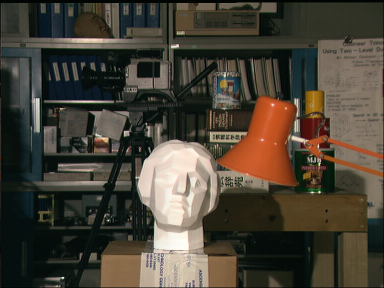
//> input picture images/stereo_vision/tsucuba_left.png, 384 x 288 px
$ ./epipolar_geometry ../images/stereo_vision/tsucuba_left.png ../images/stereo_vision/tsucuba_right.png   (built with g++ and OpenCV 4)
//> lines starting //> are read from the running program, lines starting //| are printed output that depends on the picture; after the words box and inside, x2 and y2 are one past the last pixel; in counts of white or black regions, pixels touching at a corner belong together
#include <opencv4/opencv2/opencv.hpp>
#include <opencv4/opencv2/features2d.hpp>
#include <iostream>
#include <algorithm>


// [59 lines of commented-out code are left out]

double max_dist;
double min_dist;


template <typename Type>
Type calcMedian(std::vector<Type> scores)
{
    Type median;
    size_t size = scores.size();

    std::sort(scores.begin(), scores.end());

    min_dist=scores.at(0);
    max_dist=scores.at(scores.size()-1);

    if (size  % 2 == 0)
    {
        median = (scores[size / 2 - 1] + scores[size / 2]) / 2;
    }
    else
    {
        median = scores[size / 2];
    }

    return median;
}

/*
How to run:
    ./epipolar_geometry ../images/stereo_vision/tsucuba_left.png ../images/stereo_vision/tsucuba_right.png

*/

int main(int argc, char ** argv)
{

    if(argc==1)
    {
        argv[1] =strdup("../images/stereo_vision/tsucuba_left.png");
        argv[2]=strdup("../images/stereo_vision/tsucuba_right.png");
    }

    const int MAX_FEATURES = 500;
    cv::Mat left_image= cv::imread(argv[1]);
//> left_image is the input picture: 288 rows x 384 cols, CV_8UC3; mean B, G, R 54.7, 66.6, 73.2
    cv::Mat right_image= cv::imread(argv[2]);
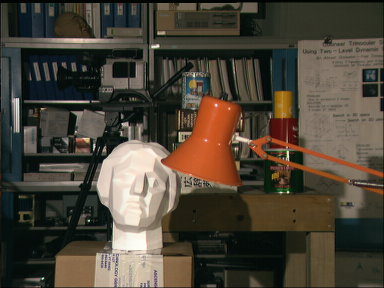
//> input picture images/stereo_vision/tsucuba_right.png, 384 x 288 px
//> right_image is the input picture: 288 rows x 384 cols, CV_8UC3; mean B, G, R 55.6, 68.2, 75.9
    std::vector<cv::KeyPoint> left_image_sift_keypoints, right_image_sift_keypoints, left_image_good_sift_keypoints, right_image_good_sift_keypoints;

    cv::KeyPoint left_image_good_keypoint, right_image_good_keypoint;


    cv::Ptr<cv::Feature2D> ORB_detector=cv::ORB::create(MAX_FEATURES) ;
    //cv::SiftFeatureDetector sift_detector;
    ORB_detector->detect(left_image,left_image_sift_keypoints );
//> left_image_sift_keypoints = 493 keypoints; strongest (x, y, size): (125, 132, 31), (177, 46, 31), (36, 99, 31), (38, 99, 31)
    ORB_detector->detect(right_image,right_image_sift_keypoints);
//> right_image_sift_keypoints = 497 keypoints; strongest (x, y, size): (157, 46, 31), (179, 133, 31), (181, 132, 37.2), (88, 140, 37.2)


    cv::Mat right_image_sift_descriptor, left_image_sift_descriptor;


    ORB_detector->compute(left_image,left_image_sift_keypoints,left_image_sift_descriptor);
    ORB_detector->compute(right_image,right_image_sift_keypoints,right_image_sift_descriptor);


    std::vector<cv::DMatch> matches;

//     cv::FlannBasedMatcher flann_based_matcher;
//     flann_based_matcher.match(left_image_sift_descriptor,left_image_sift_descriptor,matches);


    cv::BFMatcher matcher(cv::NORM_L1, true);
/* from the file SURF_Homography.cpp
    matcher matchs from first param (descriptors_object) to second param (descriptors_scene)
    matcher.match( descriptors_object, descriptors_scene, matches );

    so here we match from left_image_sift_descriptor to the right_image_sift_descriptor
*/
    matcher.match( left_image_sift_descriptor, right_image_sift_descriptor, matches );
//> matches = 189 matches


    std::vector<double> distances;


     for( std::size_t i = 0; i < matches.size(); i++ )
        distances.push_back(matches[i].distance);
//> after the loop, distances = 189 values, max 1725 at index 149, min 237 at index 52, mean 1025.3


    double median_distance=calcMedian<double>(distances);
//> in calcMedian, `size_t size = scores.size();`: size = 189
//> in calcMedian, `std::sort(scores.begin(), scores.end());`: scores = 189 values from 237 to 1725
//> in calcMedian, `min_dist=scores.at(0);`: min_dist = 237
//> in calcMedian, `max_dist=scores.at(scores.size()-1);`: max_dist = 1725
//> in calcMedian, `median = scores[size / 2];`: median = 1101
//> median_distance = 1101

    std::cout<<"-- number of matches : "<< matches.size() <<std::endl;
//| -- number of matches : 189

    std::cout<<"-- Max dist : "<< max_dist <<std::endl;
//| -- Max dist : 1725
    std::cout<<"-- Min dist : "<< min_dist <<std::endl;
//| -- Min dist : 237
    std::cout<<"-- median_distance : "<< median_distance <<std::endl;
//| -- median_distance : 1101


/*    */
    double k=4;

    std::vector <cv::DMatch> good_matches;
    for(std::size_t i=0;i<matches.size();i++)
    {
        if(matches.at(i).distance< median_distance/k )
        {
            good_matches.push_back(matches.at(i));
	    /*
		obj.push_back( keypoints_object[ good_matches[i].queryIdx ].pt );
		scene.push_back( keypoints_scene[ good_matches[i].trainIdx ].pt );
		query is from left image
		train is from right
		becaus we did populate match like this:
		matcher.match( left_image_sift_descriptor, right_image_sift_descriptor, matches );
	    */
	    left_image_good_keypoint=left_image_sift_keypoints.at( matches.at(i).queryIdx);
        std::cout<<"matches.at("<<i<<").queryIdx: "<<matches.at(i).queryIdx << std::endl;
	    right_image_good_keypoint=right_image_sift_keypoints.at( matches.at(i).trainIdx) ;
        std::cout<<"matches.at("<<i<<").trainIdx: "<<matches.at(i).trainIdx<< std::endl;
	    /*
	     actually we don't need right/left_image_good_sift_keypoints cuz
	     queryIdx and trainIdx points into index in right/left_image_sift_keypoints
	     */
            left_image_good_sift_keypoints.push_back(left_image_good_keypoint);
	    right_image_good_sift_keypoints.push_back(right_image_good_keypoint);
        }
    }
//> this loop made 189 passes
//> (left_image_good_keypoint, right_image_good_keypoint) on pass 53: (keypoint at (319.2, 192), size 37.2, keypoint at (288, 192), size 37.2)
//| matches.at(52).queryIdx: 143
//| matches.at(52).trainIdx: 145
//> (output is shown up to pass 53 of 189)


//This will draw good mtaches

/**/
    cv::Mat img_matches;
    cv::drawMatches( left_image, left_image_sift_keypoints, right_image, right_image_sift_keypoints,
                   good_matches, img_matches, cv::Scalar::all(-1), cv::Scalar::all(-1),
                   std::vector<char>(), cv::DrawMatchesFlags::NOT_DRAW_SINGLE_POINTS );
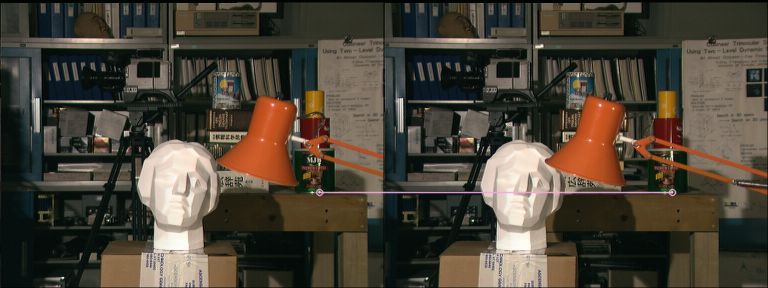
//> img_matches: 288 rows x 768 cols, CV_8UC3; mean B, G, R 55.5, 67.6, 75

    cv::imshow( "Good Matches", img_matches );

//This will draw all mtaches

/*
    cv::Mat img_matches;
    cv::drawMatches( left_image, left_image_sift_keypoints, right_image, right_image_sift_keypoints,
                   matches, img_matches, cv::Scalar::all(-1), cv::Scalar::all(-1),
                   std::vector<char>(), cv::DrawMatchesFlags::NOT_DRAW_SINGLE_POINTS );
    cv::imshow( "All Matches", img_matches );
*/


//This wil draw all keypoints
/*
    cv::drawKeypoints(left_image, left_image_sift_keypoints,left_image);
    cv::imshow("left image sift key points",left_image);


    cv::drawKeypoints(right_image, right_image_sift_keypoints,right_image);
    cv::imshow("right image sift key points",right_image);
*/

//This will draw good keypoints
/*    */
    cv::drawKeypoints(left_image, left_image_good_sift_keypoints,left_image);
//> left_image: 288 rows x 384 cols, CV_8UC3; 52 pixels changed, all inside (x1, y1, x2, y2) = (315, 188, 324, 197)
    cv::imshow("left image good sift key points",left_image);


    cv::drawKeypoints(right_image, right_image_good_sift_keypoints,right_image);
//> right_image: 288 rows x 384 cols, CV_8UC3; 48 pixels changed, all inside (x1, y1, x2, y2) = (284, 188, 293, 197)
    cv::imshow("right image good sift key points",right_image);


    std::vector<cv::Point2f>left_imgpts,right_imgpts;
    for( unsigned int i = 0; i<good_matches.size(); i++ )
    {
      // queryIdx is the "left" image
      left_imgpts.push_back(left_image_sift_keypoints[good_matches[i].queryIdx].pt);
      // trainIdx is the "right" image
      right_imgpts.push_back(right_image_sift_keypoints[good_matches[i].trainIdx].pt);
    }
//> this loop made 1 pass

    cv::Mat F;
    F =  cv::findFundamentalMat  (left_imgpts, right_imgpts, cv::FM_RANSAC, 0.1, 0.99);

// [4 lines of commented-out code are left out]


    std::cout<<"Fundemental matrix using FM_8POINT algorithm:" <<std::endl;
    F =  cv::findFundamentalMat  (left_imgpts, right_imgpts, cv::FM_8POINT, 0,0);
//    std::cout<<F <<std::endl;

    std::vector<cv::Vec3f> lines1,lines2;
//> (the run ends here: the program stops with an error, at `cv::computeCorrespondEpilines(left_imgpts,1,F,lines1);`)
